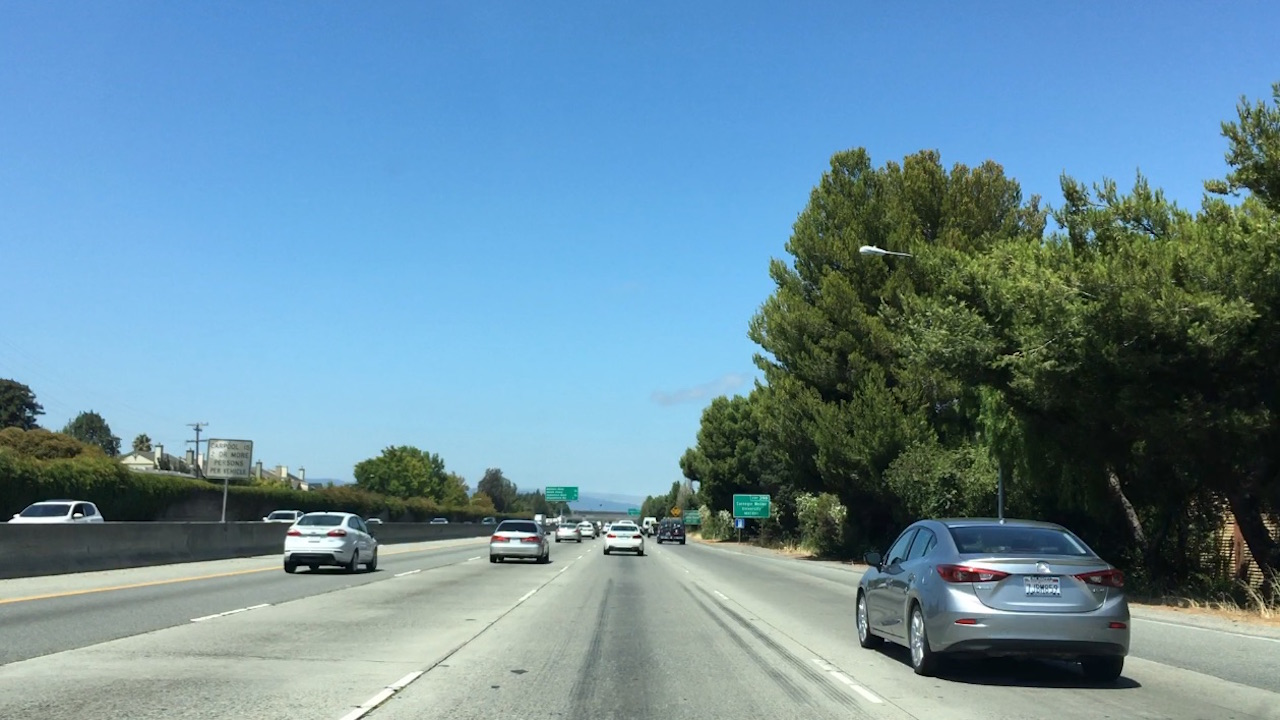
#> input picture bbox-example-image.jpg, 1280 x 720 px
$ python template_match.py
#> lines starting #> are read from the running program, lines starting #| are printed output that depends on the picture
import numpy as np
import cv2
import matplotlib.pyplot as plt
import matplotlib.image as mpimg

image = mpimg.imread('bbox-example-image.jpg')
#> image is the input picture: shape (720, 1280, 3); mean R, G, B 105, 140.8, 158.7
# image = mpimg.imread('temp-matching-example-2.jpg')
templist = ['cutout1.jpg', 'cutout2.jpg', 'cutout3.jpg',
            'cutout4.jpg', 'cutout5.jpg', 'cutout6.jpg']


# Here is your draw_boxes function from the previous exercise
def draw_boxes(img, bboxes, color=(0, 0, 255), thick=6):
    # Make a copy of the image
    imcopy = np.copy(img)
    # Iterate through the bounding boxes
    for bbox in bboxes:
        # Draw a rectangle given bbox coordinates
        cv2.rectangle(imcopy, bbox[0], bbox[1], color, thick)
    # Return the image copy with boxes drawn
    return imcopy


# Define a function that takes an image and a list of templates as inputs
# then searches the image and returns the a list of bounding boxes
# for matched templates
def find_matches(img, template_list):
    # Make a copy of the image to draw on
    # Define an empty list to take bbox coords
    bbox_list = []

    for template in template_list:
        template = mpimg.imread(template)
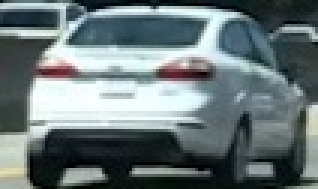
#> input picture cutout1.jpg, 106 x 63 px (shown 3 times larger)
#> template is the input picture: shape (63, 106, 3); mean R, G, B 105.4, 118.5, 120.3
        match_scores = cv2.matchTemplate(img, template, cv2.TM_SQDIFF_NORMED)
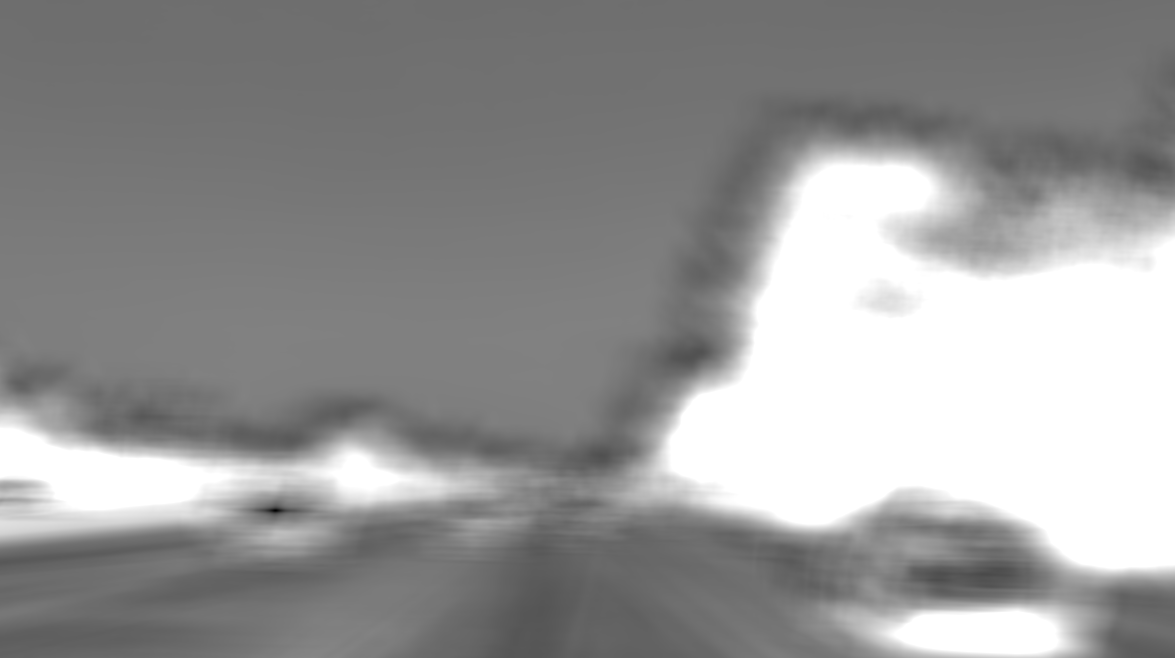
#> match_scores: shape (658, 1175) float32; min 0.000214, max 1, mean 0.591
        mindiffloc = cv2.minMaxLoc(match_scores)[2]
#> mindiffloc = (275, 510)
        bbox_list.append((mindiffloc, tuple([sum(x) for x in zip(mindiffloc, (template.shape[1], template.shape[0]))])))
#> pass 2 of the loop in find_matches, `for template in template_list:`:
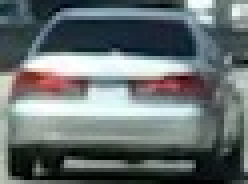
#> input picture cutout2.jpg, 62 x 46 px (shown 4 times larger)
#> in find_matches, template is the input picture: shape (46, 62, 3); mean R, G, B 103.4, 112.1, 112.8
#> in find_matches, `match_scores = cv2.matchTemplate(img, template, cv2.TM_SQDIFF_NORMED)`:
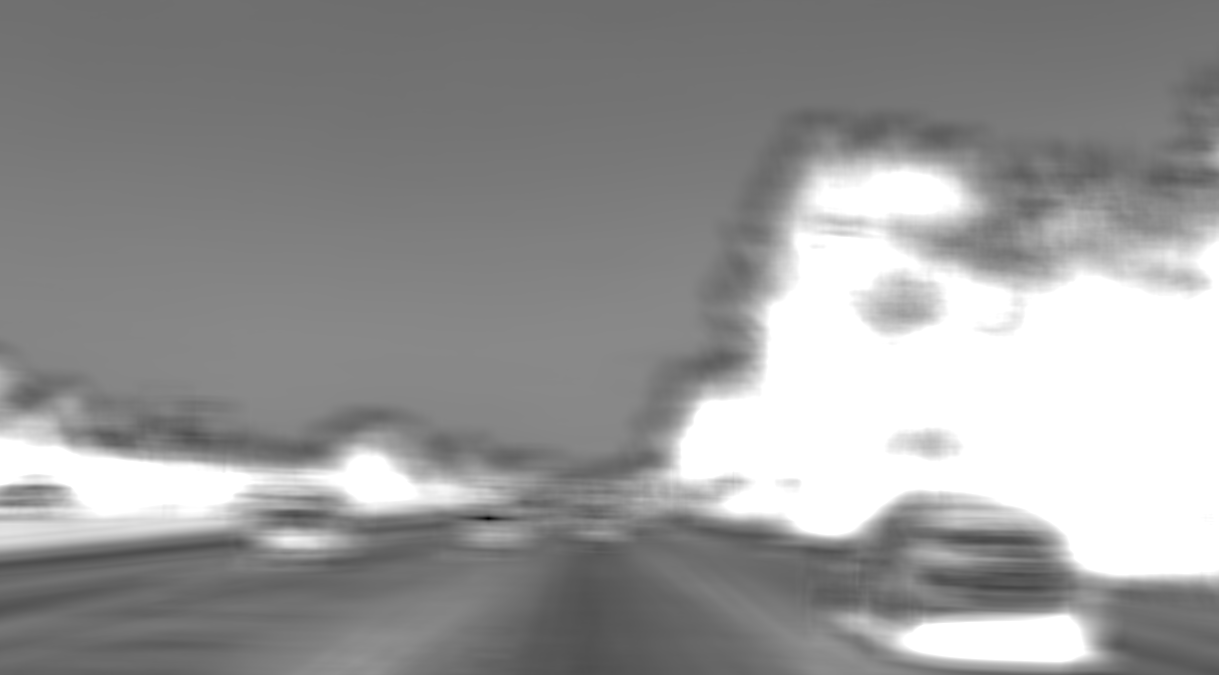
#> match_scores: shape (675, 1219) float32; min 0.000273, max 1, mean 0.593
#> mindiffloc = (488, 518)
#> pass 3 of the loop in find_matches, `for template in template_list:`:
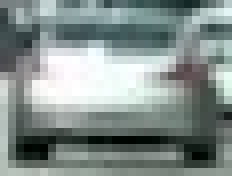
#> input picture cutout3.jpg, 29 x 22 px (shown 8 times larger)
#> in find_matches, template is the input picture: shape (22, 29, 3); mean R, G, B 131.5, 142.9, 140.1
#> in find_matches, `match_scores = cv2.matchTemplate(img, template, cv2.TM_SQDIFF_NORMED)`:
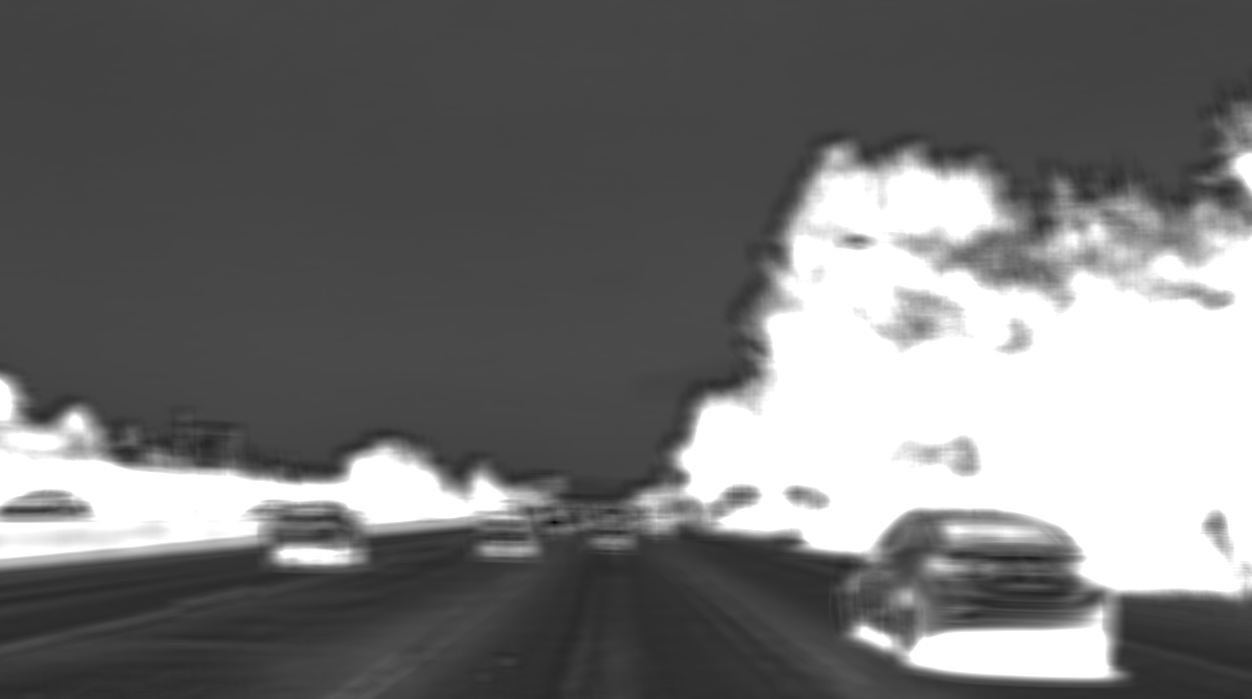
#> match_scores: shape (699, 1252) float32; min 0.000231, max 1, mean 0.453
#> mindiffloc = (554, 522)
#> the loop made 6 passes; the first 3 are shown
    return bbox_list


#> (the run stopped early here; a loop or call above may not have finished)
